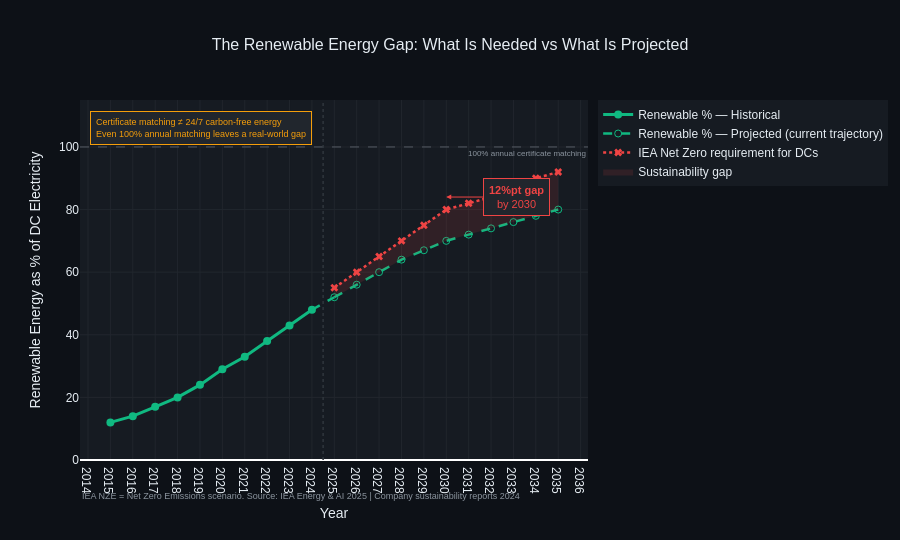

Source (notebook cell):
### Code cell
# ── What this chart shows ─────────────────────────────────────────────────────
# This is the sustainability side of Act III.
# We have two lines:
#   1. Projected renewable % — where we are heading at current trajectory
#   2. IEA Net Zero requirement — where we need to be
#
# The red shaded area between them is the sustainability gap.
# This gap is the quantified answer to: "how far short are we falling?"
#
# We use the actual IEA scenario data from the scenarios sheet directly
# rather than estimating — this makes the chart fully defensible.

# ── Historical renewable % from core time series ──────────────────────────────
ren_col      = 'Renewable % of DC Electricity'
ren_hist_yrs = df_hist['Year'].values.astype(int)
ren_hist_pct = df_hist[ren_col].dropna().values.astype(float)
ren_hist_yrs = df_hist.loc[df_hist[ren_col].notna(), 'Year'].values.astype(int)

# ── IEA scenario data for forward projections ─────────────────────────────────
nze_col      = 'Renewable % Needed (NZE)'
actual_col   = 'Actual Proj. Renewable %'
gap_col_name = 'Sustainability Gap (%pts)'

scen_yrs     = df_scenarios['Year'].values.astype(int)
nze_pct      = df_scenarios[nze_col].values.astype(float)
actual_pct   = df_scenarios[actual_col].values.astype(float)
gap_pct      = df_scenarios[gap_col_name].values.astype(float)

# ── Bridge from last historical point to first scenario point ─────────────────
last_hist_yr  = int(ren_hist_yrs[-1])
last_hist_ren = float(ren_hist_pct[-1])
first_scen_yr = int(scen_yrs[0])
first_act_ren = float(actual_pct[0])

fig = make_fig()

# ── Historical renewable % ────────────────────────────────────────────────────
fig.add_trace(go.Scatter(
    x=ren_hist_yrs,
    y=ren_hist_pct,
    name='Renewable % — Historical',
    mode='lines+markers',
    line=dict(color=PALETTE['green'], width=3),
    marker=dict(size=8),
    hovertemplate='Year: %{x}<br>Renewable: %{y:.0f}%<extra></extra>'
))

# ── Bridge to projected ───────────────────────────────────────────────────────
fig.add_trace(go.Scatter(
    x=[last_hist_yr, first_scen_yr],
    y=[last_hist_ren, first_act_ren],
    mode='lines',
    line=dict(color=PALETTE['green'], width=2.5, dash='dash'),
    showlegend=False,
    hoverinfo='skip'
))

# ── Projected renewable % — current trajectory ───────────────────────────────
fig.add_trace(go.Scatter(
    x=scen_yrs,
    y=actual_pct,
    name='Renewable % — Projected (current trajectory)',
    mode='lines+markers',
    line=dict(color=PALETTE['green'], width=2.5, dash='dash'),
    marker=dict(size=7, symbol='circle-open'),
    hovertemplate='Year: %{x}<br>Projected: %{y:.0f}%<extra></extra>'
))

# ── IEA Net Zero Emissions requirement ───────────────────────────────────────
fig.add_trace(go.Scatter(
    x=scen_yrs,
    y=nze_pct,
    name='IEA Net Zero requirement for DCs',
    mode='lines+markers',
    line=dict(color=PALETTE['red'], width=2.5, dash='dot'),
    marker=dict(size=7, symbol='x'),
    hovertemplate='Year: %{x}<br>NZE Required: %{y:.0f}%<extra></extra>'
))

# ── Fill the gap between NZE requirement and projected actual ─────────────────
fig.add_trace(go.Scatter(
    x=np.concatenate([scen_yrs, scen_yrs[::-1]]),
    y=np.concatenate([nze_pct, actual_pct[::-1]]),
    fill='toself',
    fillcolor='rgba(239,68,68,0.12)',
    line=dict(color='rgba(0,0,0,0)'),
    name='Sustainability gap',
    hoverinfo='skip'
))

# ── 100% certificate matching reference line ──────────────────────────────────
fig.add_hline(
    y=100,
    line_dash='dash',
    line_color=PALETTE['grey'],
    line_width=1,
    opacity=0.5,
    annotation_text='100% annual certificate matching',
    annotation_font=dict(color=PALETTE['grey'], size=8),
    annotation_position='bottom right'
)

# ── Forecast divider ──────────────────────────────────────────────────────────
fig.add_vline(
    x=2024.5,
    line_dash='dot',
    line_color='#30363D',
    line_width=1.5
)

# ── Gap annotation at 2030 ────────────────────────────────────────────────────
gap_2030     = float(gap_pct[-2])   # 2030 is second to last row (sheet goes to 2035)
nze_2030     = float(nze_pct[-2])
actual_2030  = float(actual_pct[-2])

fig.add_annotation(
    x=2030,
    y=(nze_2030 + actual_2030) / 2,
    text=f'<b>{gap_2030:.0f}%pt gap</b><br>by 2030',
    showarrow=True,
    arrowhead=2,
    arrowcolor=PALETTE['red'],
    ax=70, ay=0,
    font=dict(size=11, color=PALETTE['red']),
    bgcolor='#21262D',
    bordercolor=PALETTE['red'],
    borderpad=5
)

# ── Key insight annotation ────────────────────────────────────────────────────
fig.add_annotation(
    x=0.02, y=0.97,
    xref='paper', yref='paper',
    text='Certificate matching ≠ 24/7 carbon-free energy<br>'
         'Even 100% annual matching leaves a real-world gap',
    showarrow=False,
    font=dict(size=9, color=PALETTE['yellow']),
    bgcolor='#21262D',
    bordercolor=PALETTE['yellow'],
    borderpad=5,
    align='left'
)

fig.update_layout(
    title=dict(
        text='The Renewable Energy Gap: What Is Needed vs What Is Projected',
        font=dict(size=16, color='#E6EDF3'), x=0.5
    ),
    xaxis=dict(
        title='Year',
        dtick=1,
        gridcolor='#21262D'
    ),
    yaxis=dict(
        title='Renewable Energy as % of DC Electricity',
        gridcolor='#21262D',
        range=[0, 115]
    ),
    height=540,
    legend=dict(
        x=1.02, y=1.0,
        xanchor='left',
        yanchor='top'
    ),
    annotations=list(fig.layout.annotations) + [
        go.layout.Annotation(
            text='IEA NZE = Net Zero Emissions scenario. '
                 'Source: IEA Energy & AI 2025 | '
                 'Company sustainability reports 2024',
            x=0, y=-0.12,
            xref='paper', yref='paper',
            showarrow=False,
            font=dict(size=9, color='#8B949E')
        )
    ]
)

fig.write_html(str(OUT_DIR / "04_renewable_gap.html"))
fig.show()

print(f"✅ Renewable gap chart saved")
print(f"\n   Key numbers at 2030:")
print(f"   Projected renewable %    : {actual_2030:.0f}%")
print(f"   IEA NZE requirement      : {nze_2030:.0f}%")
print(f"   Sustainability gap       : {gap_2030:.0f} percentage points")
print(f"\n   Interpretation:")
print(f"   At current trajectory DCs will reach {actual_2030:.0f}% renewable")
print(f"   by 2030 — {gap_2030:.0f}pts short of the {nze_2030:.0f}% needed")
print(f"   for net zero alignment.")
print(f"   And this is before accounting for the difference between")
print(f"   annual certificate matching and genuine 24/7 clean energy.")

### Figure 1 — Plotly figure (JSON) as saved in the notebook; plotly's stock layout.template omitted (floating-point values rounded to 4 significant figures)
{"data": [{"hovertemplate": "Year: %{x}<br>Renewable: %{y:.0f}%<extra></extra>", "line": {"color": "#10B981", "width": 3}, "marker": {"size": 8}, "mode": "lines+markers", "name": "Renewable % — Historical", "type": "scatter", "x": [2015, 2016, 2017, 2018, 2019, 2020, 2021, 2022, 2023, 2024], "y": [12.0, 14.0, 17.0, 20.0, 24.0, 29.0, 33.0, 38.0, 43.0, 48.0]}, {"hoverinfo": "skip", "line": {"color": "#10B981", "dash": "dash", "width": 2.5}, "mode": "lines", "showlegend": false, "type": "scatter", "x": [2024, 2025], "y": [48, 52]}, {"hovertemplate": "Year: %{x}<br>Projected: %{y:.0f}%<extra></extra>", "line": {"color": "#10B981", "dash": "dash", "width": 2.5}, "marker": {"size": 7, "symbol": "circle-open"}, "mode": "lines+markers", "name": "Renewable % — Projected (current trajectory)", "type": "scatter", "x": [2025, 2026, 2027, 2028, 2029, 2030, 2031, 2032, 2033, 2034, 2035], "y": [52.0, 56.0, 60.0, 64.0, 67.0, 70.0, 72.0, 74.0, 76.0, 78.0, 80.0]}, {"hovertemplate": "Year: %{x}<br>NZE Required: %{y:.0f}%<extra></extra>", "line": {"color": "#EF4444", "dash": "dot", "width": 2.5}, "marker": {"size": 7, "symbol": "x"}, "mode": "lines+markers", "name": "IEA Net Zero requirement for DCs", "type": "scatter", "x": [2025, 2026, 2027, 2028, 2029, 2030, 2031, 2032, 2033, 2034, 2035], "y": [55.0, 60.0, 65.0, 70.0, 75.0, 80.0, 82.0, 84.0, 87.0, 90.0, 92.0]}, {"fill": "toself", "fillcolor": "rgba(239,68,68,0.12)", "hoverinfo": "skip", "line": {"color": "rgba(0,0,0,0)"}, "name": "Sustainability gap", "type": "scatter", "x": [2025, 2026, 2027, 2028, 2029, 2030, 2031, 2032, 2033, 2034, 2035, 2035, 2034, 2033, 2032, 2031, 2030, 2029, 2028, 2027, 2026, 2025], "y": [55.0, 60.0, 65.0, 70.0, 75.0, 80.0, 82.0, 84.0, 87.0, 90.0, 92.0, 80.0, 78.0, 76.0, 74.0, 72.0, 70.0, 67.0, 64.0, 60.0, 56.0, 52.0]}], "layout": {"annotations": [{"font": {"color": "#8B949E", "size": 8}, "showarrow": false, "text": "100% annual certificate matching", "x": 1, "xanchor": "right", "xref": "x domain", "y": 100, "yanchor": "top", "yref": "y"}, {"arrowcolor": "#EF4444", "arrowhead": 2, "ax": 70, "ay": 0, "bgcolor": "#21262D", "bordercolor": "#EF4444", "borderpad": 5, "font": {"color": "#EF4444", "size": 11}, "showarrow": true, "text": "<b>12%pt gap</b><br>by 2030", "x": 2030, "y": 84}, {"align": "left", "bgcolor": "#21262D", "bordercolor": "#F59E0B", "borderpad": 5, "font": {"color": "#F59E0B", "size": 9}, "showarrow": false, "text": "Certificate matching ≠ 24/7 carbon-free energy<br>Even 100% annual matching leaves a real-world gap", "x": 0.02, "xref": "paper", "y": 0.97, "yref": "paper"}, {"font": {"color": "#8B949E", "size": 9}, "showarrow": false, "text": "IEA NZE = Net Zero Emissions scenario. Source: IEA Energy & AI 2025 | Company sustainability reports 2024", "x": 0, "xref": "paper", "y": -0.12, "yref": "paper"}], "font": {"color": "#E6EDF3", "family": "Arial"}, "height": 540, "legend": {"bgcolor": "#161B22", "bordercolor": "#30363D", "x": 1.02, "xanchor": "left", "y": 1, "yanchor": "top"}, "paper_bgcolor": "#0D1117", "plot_bgcolor": "#161B22", "shapes": [{"line": {"color": "#8B949E", "dash": "dash", "width": 1}, "opacity": 0.5, "type": "line", "x0": 0, "x1": 1, "xref": "x domain", "y0": 100, "y1": 100, "yref": "y"}, {"line": {"color": "#30363D", "dash": "dot", "width": 1.5}, "type": "line", "x0": 2024.0, "x1": 2024.0, "xref": "x", "y0": 0, "y1": 1, "yref": "y domain"}], "title": {"font": {"color": "#E6EDF3", "size": 16}, "text": "The Renewable Energy Gap: What Is Needed vs What Is Projected", "x": 0.5}, "xaxis": {"dtick": 1, "gridcolor": "#21262D", "title": {"text": "Year"}}, "yaxis": {"gridcolor": "#21262D", "range": [0, 115], "title": {"text": "Renewable Energy as % of DC Electricity"}}}}
